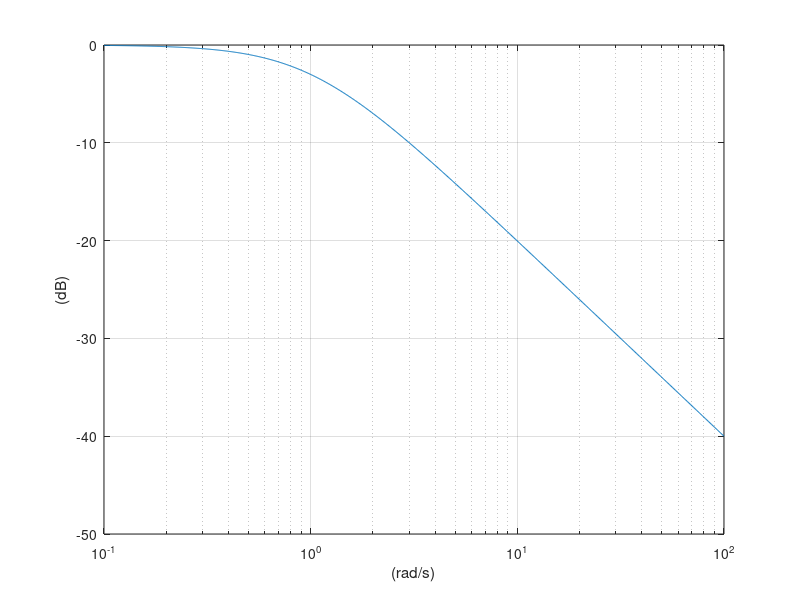

Source code (MATLAB): (Note: this script raises an error after producing the figure.)
clc
clear
close all

h = 1;
tau = 0.1;

K_cacc1 = [2.3231, 2.3783, -0.3394];

s = tf('s');
G = 1/(s^2*(tau*s+1));
H = h*s+1;
K = K_cacc1(1) + K_cacc1(2)*s;

ST = 1/H * (K*G + 1)/(1+K*G);
[sv,wout] = sigma(ST);
close

% -----------------------------
figure
semilogx(wout,20*log10(sv))
xlabel('(rad/s)'), ylabel('(dB)')
grid on
% -----------------------------
fig_loc = '/home/phatdo/Dropbox/tex_doc/integrated_project_3rd_presentation/tikz/';
fig1_name = 'string_stability.tex';
cleanfigure('targetResolution', 100);
matlab2tikz(append(fig_loc, fig1_name), ... filename
    'width', '0.5\textwidth', ... image width
    'height', '0.2\textwidth', ... image height
     'showInfo', false);  % ... turn off information
% -----------------------------